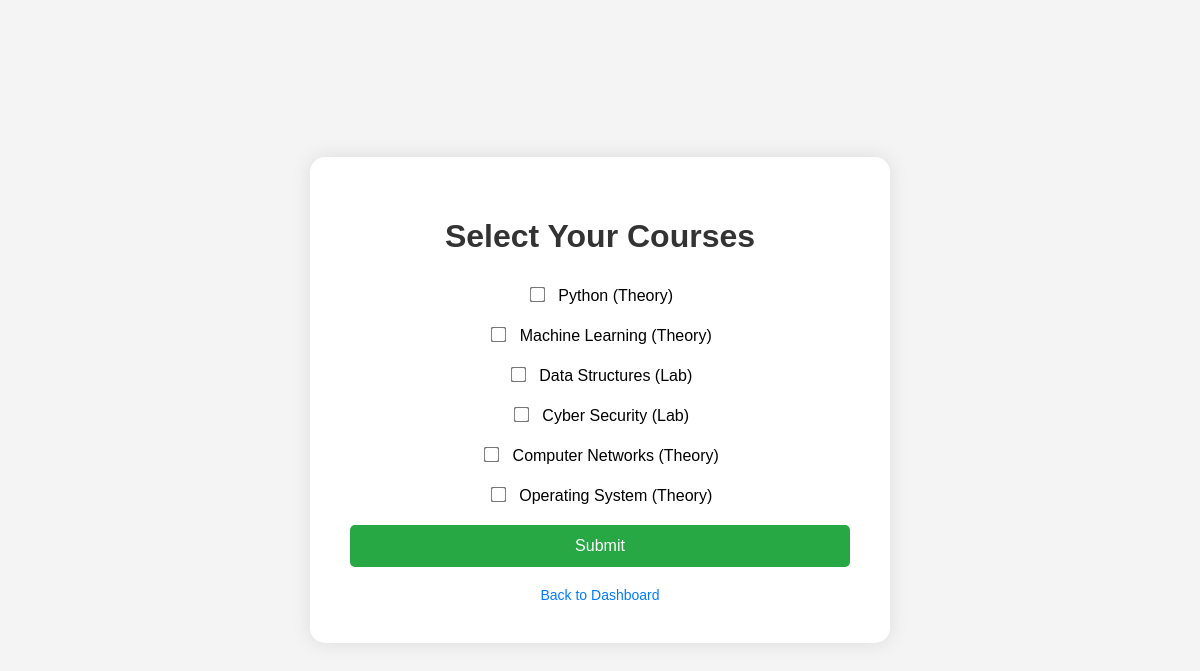
/select_courses, run on the app's committed database.
### models.py (models this page shows)
class Course(db.Model):
    __tablename__ = 'courses'  # Ensure this matches your actual table name
    id = db.Column(db.Integer, primary_key=True)
    name = db.Column(db.String(100))
    course_type = db.Column(db.String(50))
    subject = db.Column(db.String(100))  # Fixed case
    student_courses = relationship('StudentCourse', back_populates='course', cascade='all, delete-orphan')

### app.py (the view, shortened to what this page needs)
@app.route('/select_courses', methods=['GET', 'POST'])
def select_courses():
    courses = Course.query.all()
    teachers = Teacher.query.all()  # Get all teachers
    return render_template('select_courses.html', courses=courses, teachers=teachers)

### templates/select_courses.html (shortened to what this page needs)
<!DOCTYPE html>
<html lang="en">
<head>
</head>
<body>
    <div class="container">
        <h1>Select Your Courses</h1>
        <form method="POST">
            {% for course in courses %}
                <div>
                    <input type="checkbox" name="courses" value="{{ course.id }}" onchange="toggleTeachers('{{ course.id }}')">
                    {{ course.name }} ({{ course.course_type }})<br>
                </div>
            {% endfor %}
            <button type="submit">Submit</button>
        </form>
        <a href="{{ url_for('student_dashboard') }}">Back to Dashboard</a>
    </div>
</body>
</html>

### templates/select_courses.html (style rules this page uses)
body { font-family: Arial, sans-serif; background-color: #f4f4f4; margin: 0; display: flex; justify-content: center; align-items: center; height: 100vh; }
.container { background-color: #fff; padding: 40px; border-radius: 15px; box-shadow: 0 0 20px rgba(0, 0, 0, 0.1); width: 500px; text-align: center; }
h1 { margin-bottom: 30px; color: #333; }
form div { margin-bottom: 20px; }
input[type="checkbox"] { margin-right: 10px; transform: scale(1.2); }
button { background-color: #28a745; color: white; padding: 12px 25px; border: none; border-radius: 5px; cursor: pointer; font-size: 16px; transition: background-color 0.3s ease; width: 100%; }
a { display: block; margin-top: 20px; color: #007bff; text-decoration: none; font-size: 14px; }
input[type="checkbox"] { cursor: pointer; }

### data on the page
Course: name "Python", course_type "Theory"
Course: name "Machine Learning", course_type "Theory"
Course: name "Data Structures", course_type "Lab"
Course: name "Cyber Security", course_type "Lab"
Course: name "Computer Networks", course_type "Theory"
Course: name "Operating System", course_type "Theory"
